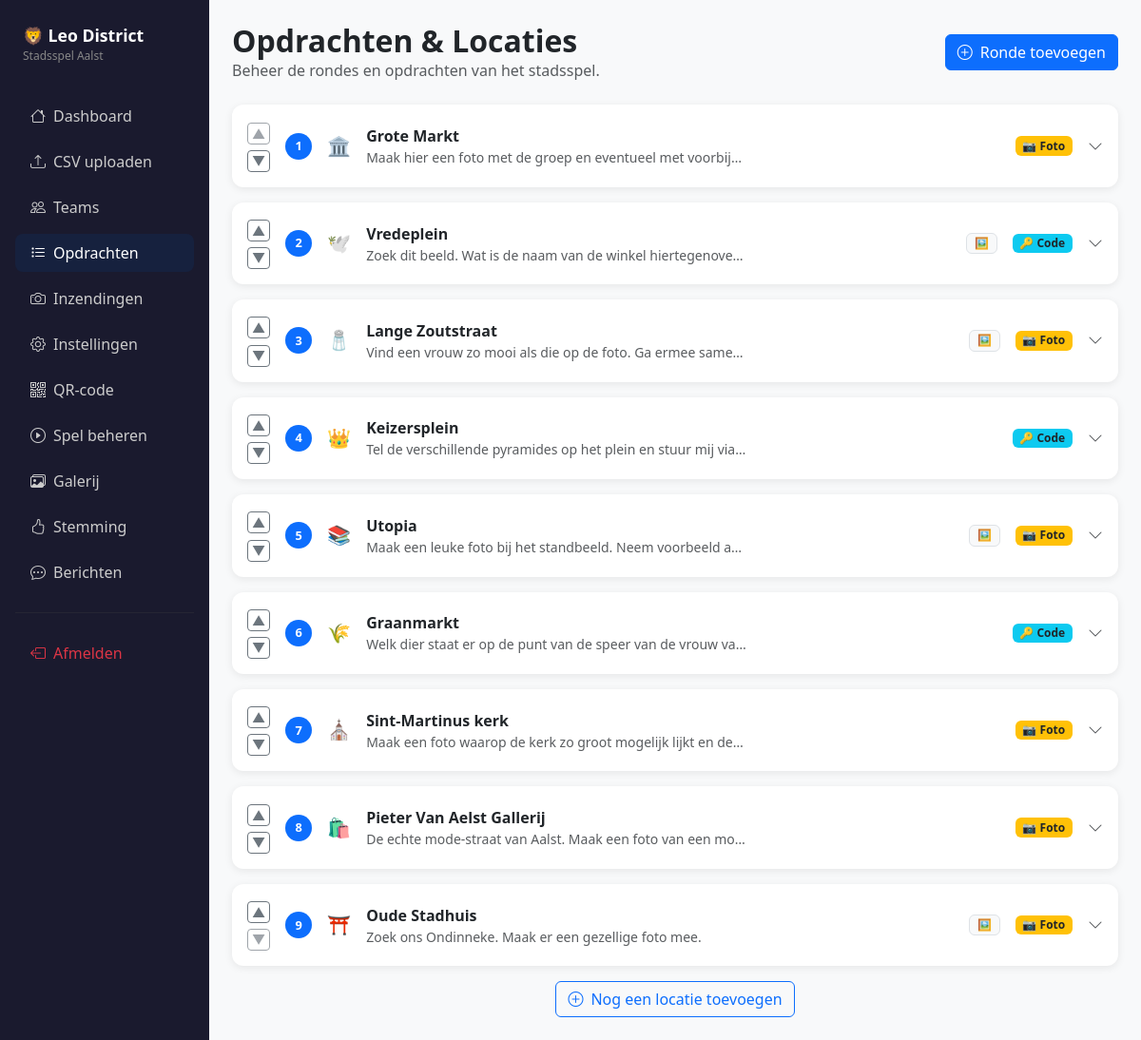
/admin/opdrachten (signed in), run on the app's committed database.
### app.py (models this page shows)
class Location(db.Model):
    id = db.Column(db.Integer, primary_key=True)
    order_index = db.Column(db.Integer, nullable=False, default=0)
    name = db.Column(db.String(100), nullable=False)
    emoji = db.Column(db.String(10), nullable=False, default="📍")
    clue = db.Column(db.Text, nullable=False, default="")
    challenge = db.Column(db.Text, nullable=False, default="")
    arrival_hint = db.Column(db.String(500), nullable=True)
    answer_type = db.Column(db.String(10), nullable=False, default="code")  # 'code' or 'photo'
    secret_code = db.Column(db.String(50), nullable=True)
    challenge_image = db.Column(db.String(200), nullable=True)  # optional image shown with the challenge
    submissions = db.relationship("PhotoSubmission", backref="location", lazy=True)

### app.py (the view)
@app.route("/admin/opdrachten")
@admin_required
def admin_opdrachten():
    locations = get_locations()
    return render_template("admin/opdrachten.html", locations=locations)

### app.py (called while the page is built)
def get_locations():
    return Location.query.order_by(Location.order_index).all()

def admin_required(f):
    from functools import wraps
    @wraps(f)
    def decorated(*args, **kwargs):
        if not session.get("admin_logged_in"):
            return redirect(url_for("admin_login"))
        return f(*args, **kwargs)
    return decorated

### templates/admin/opdrachten.html (shortened to what this page needs)
{% extends "base_admin.html" %}
{% block content %}
<div class="d-flex align-items-center mb-4">
  <div>
    <h2 class="fw-bold mb-0">Opdrachten &amp; Locaties</h2>
    <p class="text-muted mb-0">Beheer de rondes en opdrachten van het stadsspel.</p>
  </div>
  <button class="btn btn-primary ms-auto" data-bs-toggle="modal" data-bs-target="#addModal">
    <i class="bi bi-plus-circle me-2"></i>Ronde toevoegen
  </button>
</div>
{% if not locations %}
<div class="card">
  <div class="card-body text-center p-5">
    <div class="fs-1 mb-3">📍</div>
    <h5 class="text-muted">Nog geen locaties</h5>
    <p class="text-muted small">Voeg je eerste locatie toe om het spel op te zetten.</p>
    <button class="btn btn-primary" data-bs-toggle="modal" data-bs-target="#addModal">
      <i class="bi bi-plus-circle me-2"></i>Eerste locatie toevoegen
    </button>
  </div>
</div>
{% else %}
<div class="d-flex flex-column gap-3" id="locList">
  {% for loc in locations %}
  <div class="card" id="loc-{{ loc.id }}">
    <div class="card-body p-0">
      <div class="d-flex align-items-center p-3 gap-3" style="cursor:pointer;"
           onclick="toggleLocCard({{ loc.id }})">
        <div class="d-flex flex-column gap-1 flex-shrink-0">
          <form method="POST" action="{{ url_for('admin_opdrachten_move', loc_id=loc.id) }}" class="m-0">
            <button type="submit" class="btn btn-sm btn-outline-secondary p-0 px-1"
                    {% if loop.first %}disabled{% endif %}
                    title="Omhoog" onclick="event.stopPropagation()">▲</button>
          </form>
          <form method="POST" action="{{ url_for('admin_opdrachten_move', loc_id=loc.id) }}" class="m-0">
            <button type="submit" class="btn btn-sm btn-outline-secondary p-0 px-1"
                    {% if loop.last %}disabled{% endif %}
                    title="Omlaag" onclick="event.stopPropagation()">▼</button>
          </form>
        </div>
        <div class="step-badge bg-primary text-white flex-shrink-0">{{ loop.index }}</div>
        <div class="fs-5 flex-shrink-0">{{ loc.emoji }}</div>
        <div class="flex-fill min-width-0">
          <div class="fw-bold">{{ loc.name }}</div>
          <div class="text-muted small text-truncate" style="max-width:400px;">
            {{ loc.challenge[:90] }}{% if loc.challenge|length > 90 %}…{% endif %}
          </div>
        </div>
        {% if loc.challenge_image %}
        <span class="badge bg-light text-dark border flex-shrink-0" title="Heeft afbeelding">🖼️</span>
        {% endif %}
        <span class="badge {% if loc.answer_type == 'photo' %}bg-warning text-dark{% else %}bg-info text-dark{% endif %} flex-shrink-0">
          {% if loc.answer_type == 'photo' %}📷 Foto{% else %}🔑 Code{% endif %}
        </span>
        <i class="bi bi-chevron-down flex-shrink-0 text-muted" id="chev-{{ loc.id }}"></i>
      </div>
    </div>
  </div>
  {% endfor %}
</div>
<div class="text-center mt-3">
  <button class="btn btn-outline-primary" data-bs-toggle="modal" data-bs-target="#addModal">
    <i class="bi bi-plus-circle me-2"></i>Nog een locatie toevoegen
  </button>
</div>
{% endif %}
{% endblock %}

### templates/base_admin.html (style rules this page uses)
body { background: #f8f9fa; }
.card { border: none; border-radius: 12px; box-shadow: 0 2px 8px rgba(0,0,0,.08); }
.step-badge { width: 28px; height: 28px; border-radius: 50%; display: inline-flex; align-items: center; justify-content: center; font-size: 0.8rem; font-weight: 700; }

### data on the page
Location: emoji "🏛️", name "Grote Markt", challenge "Maak hier een foto met de groep en eventueel met voorbij…", answer_type "📷 Foto"
Location: emoji "🕊️", name "Vredeplein", challenge "Zoek dit beeld. Wat is de naam van de winkel hiertegenove…", answer_type "🔑 Code"
Location: emoji "🧂", name "Lange Zoutstraat", challenge "Vind een vrouw zo mooi als die op de foto. Ga ermee same…", answer_type "📷 Foto"
Location: emoji "👑", name "Keizersplein", challenge "Tel de verschillende pyramides op het plein en stuur mij via…", answer_type "🔑 Code"
Location: emoji "📚", name "Utopia", challenge "Maak een leuke foto bij het standbeeld. Neem voorbeeld a…", answer_type "📷 Foto"
Location: emoji "🌾", name "Graanmarkt", challenge "Welk dier staat er op de punt van de speer van de vrouw va…", answer_type "🔑 Code"
Location: emoji "⛪️", name "Sint-Martinus kerk", challenge "Maak een foto waarop de kerk zo groot mogelijk lijkt en de…", answer_type "📷 Foto"
Location: emoji "🛍️", name "Pieter Van Aelst Gallerij", challenge "De echte mode-straat van Aalst. Maak een foto van een mo…", answer_type "📷 Foto"
Location: emoji "⛩️", name "Oude Stadhuis", challenge "Zoek ons Ondinneke. Maak er een gezellige foto mee.", answer_type "📷 Foto"
